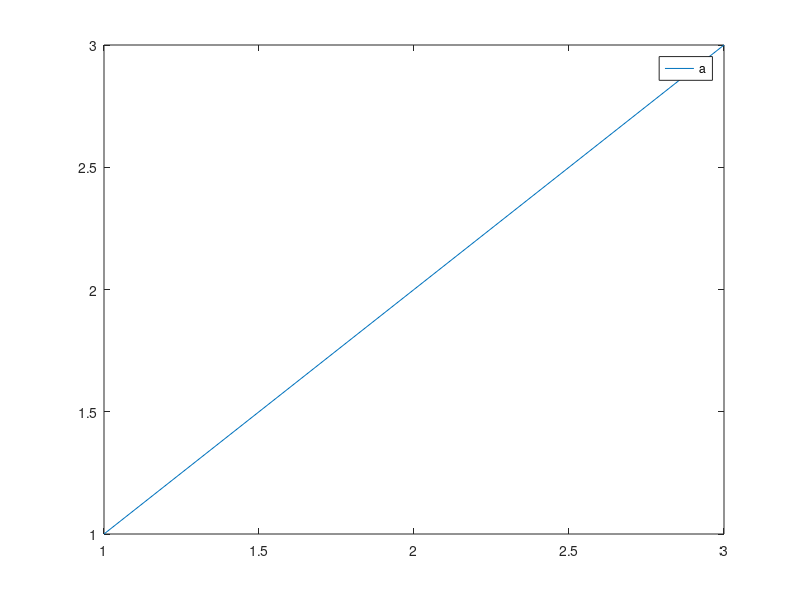

MATLAB code to generate this figure: (Note: this script raises an error after producing the figure.)
%=============================================================================
% Copyright (c) 2026-present Allan CORNET (Nelson)
%=============================================================================
% This file is part of Nelson.
%=============================================================================
% LICENCE_BLOCK_BEGIN
% SPDX-License-Identifier: LGPL-3.0-or-later
% LICENCE_BLOCK_END
%=============================================================================
% <--ADV-CLI MODE-->
%=============================================================================
% Parity with the reference: an automatically placed legend or colorbar reads back in its Units
% (pixels start at 1, the other units at 0) after Units changed.
%=============================================================================
f = figure('Visible', 'off', 'Position', [100 100 600 400]);
drawnow();
scale = [600 400 600 400];
ax = axes(f);
plot(ax, 1:3, 'DisplayName', 'a');
lg = legend(ax, 'a');
drawnow();
assert_isequal(lg.Units, 'normalized');
normalized = lg.Position;
lg.Units = 'pixels';
assert_istrue(close_to(lg.Position, normalized .* scale + [1 1 0 0]));
lg.Units = 'normalized';
assert_istrue(close_to(lg.Position, normalized));
lg.Units = 'pixels';
lg.Position = [100 100 80 40];
lg.Units = 'normalized';
assert_istrue(close_to(lg.Position .* scale, [99 99 80 40]));
%=============================================================================
cb = colorbar(ax);
drawnow();
cb.Units = 'pixels';
cb.Position = [500 50 20 200];
cb.Units = 'normalized';
assert_istrue(close_to(cb.Position .* scale, [499 49 20 200]));
close(f);
%=============================================================================
function ok = close_to(actual, expected)
  ok = isequal(size(actual), size(expected)) && all(abs(actual - expected) < 1e-6);
end
%=============================================================================
